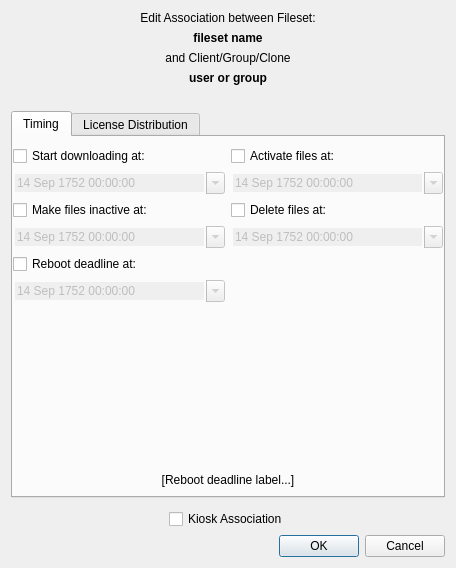
<?xml version="1.0" encoding="UTF-8"?>
<ui version="4.0">
 <class>CEditAssociationDlg</class>
 <widget class="QWidget" name="CEditAssociationDlg">
  <property name="geometry">
   <rect>
    <x>0</x>
    <y>0</y>
    <width>456</width>
    <height>568</height>
   </rect>
  </property>
  <property name="sizePolicy">
   <sizepolicy hsizetype="Fixed" vsizetype="Preferred">
    <horstretch>0</horstretch>
    <verstretch>0</verstretch>
   </sizepolicy>
  </property>
  <property name="windowTitle">
   <string>Edit Association</string>
  </property>
  <property name="styleSheet">
   <string notr="true">*[errorHighlight=&quot;true&quot;] { background-color: &quot;#FFAAAA&quot;;}
QLabel#lTitle { color: &quot;grey&quot;; font-size: 22pt}
QLabel[objectName^=&quot;lTip&quot;] { color: &quot;grey&quot;; font-size: 10pt}
</string>
  </property>
  <layout class="QVBoxLayout" name="verticalLayout">
   <item>
    <widget class="QLabel" name="label">
     <property name="text">
      <string>Edit Association between Fileset:</string>
     </property>
     <property name="alignment">
      <set>Qt::AlignCenter</set>
     </property>
    </widget>
   </item>
   <item>
    <widget class="QLabel" name="filesetNameLA">
     <property name="font">
      <font>
       <weight>75</weight>
       <bold>true</bold>
      </font>
     </property>
     <property name="text">
      <string>fileset name</string>
     </property>
     <property name="alignment">
      <set>Qt::AlignCenter</set>
     </property>
    </widget>
   </item>
   <item>
    <widget class="QLabel" name="label_3">
     <property name="text">
      <string>and Client/Group/Clone</string>
     </property>
     <property name="alignment">
      <set>Qt::AlignCenter</set>
     </property>
    </widget>
   </item>
   <item>
    <widget class="QLabel" name="userGroupLA">
     <property name="font">
      <font>
       <weight>75</weight>
       <bold>true</bold>
      </font>
     </property>
     <property name="text">
      <string>user or group</string>
     </property>
     <property name="alignment">
      <set>Qt::AlignCenter</set>
     </property>
    </widget>
   </item>
   <item>
    <spacer name="horizontalSpacer_4">
     <property name="orientation">
      <enum>Qt::Horizontal</enum>
     </property>
     <property name="sizeHint" stdset="0">
      <size>
       <width>40</width>
       <height>20</height>
      </size>
     </property>
    </spacer>
   </item>
   <item>
    <widget class="QTabWidget" name="tabWidget">
     <property name="currentIndex">
      <number>0</number>
     </property>
     <widget class="QWidget" name="timingTab">
      <attribute name="title">
       <string>Timing</string>
      </attribute>
      <layout class="QGridLayout" name="gridLayout_2">
       <property name="leftMargin">
        <number>0</number>
       </property>
       <property name="rightMargin">
        <number>0</number>
       </property>
       <item row="0" column="0">
        <layout class="QGridLayout" name="timingTabInnerGridLayout">
         <item row="0" column="0">
          <layout class="QVBoxLayout" name="downloadLayout">
           <item>
            <widget class="QCheckBox" name="startDownloadCB">
             <property name="text">
              <string>Start downloading at:</string>
             </property>
            </widget>
           </item>
           <item>
            <widget class="QDateTimeEdit" name="startDownloadDT">
             <property name="enabled">
              <bool>false</bool>
             </property>
             <property name="wrapping">
              <bool>false</bool>
             </property>
             <property name="frame">
              <bool>false</bool>
             </property>
             <property name="buttonSymbols">
              <enum>QAbstractSpinBox::NoButtons</enum>
             </property>
             <property name="accelerated">
              <bool>false</bool>
             </property>
             <property name="keyboardTracking">
              <bool>true</bool>
             </property>
             <property name="dateTime">
              <datetime>
               <hour>0</hour>
               <minute>0</minute>
               <second>0</second>
               <year>1752</year>
               <month>9</month>
               <day>14</day>
              </datetime>
             </property>
             <property name="date">
              <date>
               <year>1752</year>
               <month>9</month>
               <day>14</day>
              </date>
             </property>
             <property name="calendarPopup">
              <bool>true</bool>
             </property>
            </widget>
           </item>
          </layout>
         </item>
         <item row="0" column="1">
          <layout class="QVBoxLayout" name="activateLayout">
           <item>
            <widget class="QCheckBox" name="activateCB">
             <property name="text">
              <string>Activate files at:</string>
             </property>
            </widget>
           </item>
           <item>
            <widget class="QDateTimeEdit" name="activateDT">
             <property name="enabled">
              <bool>false</bool>
             </property>
             <property name="frame">
              <bool>false</bool>
             </property>
             <property name="buttonSymbols">
              <enum>QAbstractSpinBox::NoButtons</enum>
             </property>
             <property name="date">
              <date>
               <year>1752</year>
               <month>9</month>
               <day>14</day>
              </date>
             </property>
             <property name="calendarPopup">
              <bool>true</bool>
             </property>
            </widget>
           </item>
          </layout>
         </item>
         <item row="1" column="0">
          <layout class="QVBoxLayout" name="passiveLayout">
           <item>
            <widget class="QCheckBox" name="passiveCB">
             <property name="text">
              <string>Make files inactive at:</string>
             </property>
            </widget>
           </item>
           <item>
            <widget class="QDateTimeEdit" name="passiveDT">
             <property name="enabled">
              <bool>false</bool>
             </property>
             <property name="frame">
              <bool>false</bool>
             </property>
             <property name="buttonSymbols">
              <enum>QAbstractSpinBox::NoButtons</enum>
             </property>
             <property name="keyboardTracking">
              <bool>false</bool>
             </property>
             <property name="date">
              <date>
               <year>1752</year>
               <month>9</month>
               <day>14</day>
              </date>
             </property>
             <property name="calendarPopup">
              <bool>true</bool>
             </property>
            </widget>
           </item>
          </layout>
         </item>
         <item row="1" column="1">
          <layout class="QVBoxLayout" name="deleteionLayout">
           <item>
            <widget class="QCheckBox" name="deletionCB">
             <property name="text">
              <string>Delete files at:</string>
             </property>
            </widget>
           </item>
           <item>
            <widget class="QDateTimeEdit" name="deletionDT">
             <property name="enabled">
              <bool>false</bool>
             </property>
             <property name="frame">
              <bool>false</bool>
             </property>
             <property name="buttonSymbols">
              <enum>QAbstractSpinBox::NoButtons</enum>
             </property>
             <property name="date">
              <date>
               <year>1752</year>
               <month>9</month>
               <day>14</day>
              </date>
             </property>
             <property name="calendarPopup">
              <bool>true</bool>
             </property>
            </widget>
           </item>
          </layout>
         </item>
         <item row="2" column="0">
          <layout class="QVBoxLayout" name="rebootDeadlineLayout">
           <item>
            <widget class="QCheckBox" name="rebootDeadlineCB">
             <property name="text">
              <string>Reboot deadline at:</string>
             </property>
            </widget>
           </item>
           <item>
            <widget class="QDateTimeEdit" name="rebootDeadlineDT">
             <property name="enabled">
              <bool>false</bool>
             </property>
             <property name="frame">
              <bool>false</bool>
             </property>
             <property name="buttonSymbols">
              <enum>QAbstractSpinBox::NoButtons</enum>
             </property>
             <property name="date">
              <date>
               <year>1752</year>
               <month>9</month>
               <day>14</day>
              </date>
             </property>
             <property name="calendarPopup">
              <bool>true</bool>
             </property>
            </widget>
           </item>
          </layout>
         </item>
         <item row="3" column="1">
          <spacer name="verticalSpacer_2">
           <property name="orientation">
            <enum>Qt::Vertical</enum>
           </property>
           <property name="sizeHint" stdset="0">
            <size>
             <width>20</width>
             <height>40</height>
            </size>
           </property>
          </spacer>
         </item>
        </layout>
       </item>
       <item row="1" column="0">
        <widget class="QLabel" name="rebootDeadlineLabel">
         <property name="sizePolicy">
          <sizepolicy hsizetype="Minimum" vsizetype="Minimum">
           <horstretch>0</horstretch>
           <verstretch>0</verstretch>
          </sizepolicy>
         </property>
         <property name="maximumSize">
          <size>
           <width>16777215</width>
           <height>16777215</height>
          </size>
         </property>
         <property name="text">
          <string>[Reboot deadline label...]</string>
         </property>
         <property name="alignment">
          <set>Qt::AlignCenter</set>
         </property>
         <property name="wordWrap">
          <bool>true</bool>
         </property>
        </widget>
       </item>
      </layout>
     </widget>
     <widget class="QWidget" name="licensingTab">
      <attribute name="title">
       <string>License Distribution</string>
      </attribute>
      <layout class="QVBoxLayout" name="verticalLayout_2">
       <item>
        <widget class="QLabel" name="label_4">
         <property name="text">
          <string>Please select the license distribution model you prefer to apply for this association</string>
         </property>
         <property name="wordWrap">
          <bool>true</bool>
         </property>
        </widget>
       </item>
       <item>
        <spacer name="verticalSpacer_3">
         <property name="orientation">
          <enum>Qt::Vertical</enum>
         </property>
         <property name="sizeType">
          <enum>QSizePolicy::Fixed</enum>
         </property>
         <property name="sizeHint" stdset="0">
          <size>
           <width>20</width>
           <height>10</height>
          </size>
         </property>
        </spacer>
       </item>
       <item>
        <widget class="QRadioButton" name="userAssociationRadio">
         <property name="text">
          <string>Assign License to User</string>
         </property>
         <property name="checked">
          <bool>false</bool>
         </property>
         <property name="autoExclusive">
          <bool>false</bool>
         </property>
        </widget>
       </item>
       <item>
        <widget class="QWidget" name="widget" native="true">
         <layout class="QHBoxLayout" name="horizontalLayout_2">
          <property name="leftMargin">
           <number>19</number>
          </property>
          <property name="topMargin">
           <number>0</number>
          </property>
          <property name="rightMargin">
           <number>0</number>
          </property>
          <property name="bottomMargin">
           <number>0</number>
          </property>
          <item>
           <widget class="QLabel" name="lTipPerUser">
            <property name="text">
             <string>You need an AppleID to use this model</string>
            </property>
           </widget>
          </item>
         </layout>
        </widget>
       </item>
       <item>
        <widget class="QRadioButton" name="deviceAssociationRadio">
         <property name="text">
          <string>Assign License to Device</string>
         </property>
         <property name="autoExclusive">
          <bool>false</bool>
         </property>
        </widget>
       </item>
       <item>
        <widget class="QWidget" name="widget_2" native="true">
         <layout class="QHBoxLayout" name="horizontalLayout_3">
          <property name="leftMargin">
           <number>19</number>
          </property>
          <property name="topMargin">
           <number>0</number>
          </property>
          <property name="rightMargin">
           <number>0</number>
          </property>
          <property name="bottomMargin">
           <number>0</number>
          </property>
          <item>
           <widget class="QLabel" name="lTipPerDevice">
            <property name="text">
             <string>Available only for filesets and devices supporting this model.</string>
            </property>
           </widget>
          </item>
         </layout>
        </widget>
       </item>
       <item>
        <spacer name="verticalSpacer">
         <property name="orientation">
          <enum>Qt::Vertical</enum>
         </property>
         <property name="sizeHint" stdset="0">
          <size>
           <width>20</width>
           <height>40</height>
          </size>
         </property>
        </spacer>
       </item>
       <item>
        <widget class="QLabel" name="label_2">
         <property name="text">
          <string>These options affect only VPP filesets</string>
         </property>
         <property name="alignment">
          <set>Qt::AlignCenter</set>
         </property>
        </widget>
       </item>
      </layout>
     </widget>
    </widget>
   </item>
   <item>
    <spacer name="horizontalSpacer_3">
     <property name="orientation">
      <enum>Qt::Horizontal</enum>
     </property>
     <property name="sizeHint" stdset="0">
      <size>
       <width>40</width>
       <height>5</height>
      </size>
     </property>
    </spacer>
   </item>
   <item>
    <layout class="QHBoxLayout" name="horizontalLayout">
     <item>
      <spacer name="horizontalSpacer">
       <property name="orientation">
        <enum>Qt::Horizontal</enum>
       </property>
       <property name="sizeHint" stdset="0">
        <size>
         <width>40</width>
         <height>20</height>
        </size>
       </property>
      </spacer>
     </item>
     <item>
      <widget class="QCheckBox" name="KioskAssociationCB">
       <property name="sizePolicy">
        <sizepolicy hsizetype="Fixed" vsizetype="Fixed">
         <horstretch>0</horstretch>
         <verstretch>0</verstretch>
        </sizepolicy>
       </property>
       <property name="text">
        <string>Kiosk Association</string>
       </property>
      </widget>
     </item>
     <item>
      <spacer name="horizontalSpacer_2">
       <property name="orientation">
        <enum>Qt::Horizontal</enum>
       </property>
       <property name="sizeHint" stdset="0">
        <size>
         <width>40</width>
         <height>20</height>
        </size>
       </property>
      </spacer>
     </item>
    </layout>
   </item>
   <item>
    <widget class="QDialogButtonBox" name="buttonBox">
     <property name="standardButtons">
      <set>QDialogButtonBox::Cancel|QDialogButtonBox::Ok</set>
     </property>
    </widget>
   </item>
  </layout>
 </widget>
 <resources/>
 <connections>
  <connection>
   <sender>startDownloadCB</sender>
   <signal>toggled(bool)</signal>
   <receiver>startDownloadDT</receiver>
   <slot>setEnabled(bool)</slot>
   <hints>
    <hint type="sourcelabel">
     <x>34</x>
     <y>195</y>
    </hint>
    <hint type="destinationlabel">
     <x>56</x>
     <y>227</y>
    </hint>
   </hints>
  </connection>
  <connection>
   <sender>activateCB</sender>
   <signal>toggled(bool)</signal>
   <receiver>activateDT</receiver>
   <slot>setEnabled(bool)</slot>
   <hints>
    <hint type="sourcelabel">
     <x>320</x>
     <y>195</y>
    </hint>
    <hint type="destinationlabel">
     <x>332</x>
     <y>227</y>
    </hint>
   </hints>
  </connection>
  <connection>
   <sender>passiveCB</sender>
   <signal>toggled(bool)</signal>
   <receiver>passiveDT</receiver>
   <slot>setEnabled(bool)</slot>
   <hints>
    <hint type="sourcelabel">
     <x>28</x>
     <y>258</y>
    </hint>
    <hint type="destinationlabel">
     <x>32</x>
     <y>290</y>
    </hint>
   </hints>
  </connection>
  <connection>
   <sender>deletionCB</sender>
   <signal>toggled(bool)</signal>
   <receiver>deletionDT</receiver>
   <slot>setEnabled(bool)</slot>
   <hints>
    <hint type="sourcelabel">
     <x>323</x>
     <y>258</y>
    </hint>
    <hint type="destinationlabel">
     <x>374</x>
     <y>290</y>
    </hint>
   </hints>
  </connection>
  <connection>
   <sender>rebootDeadlineCB</sender>
   <signal>toggled(bool)</signal>
   <receiver>rebootDeadlineDT</receiver>
   <slot>setEnabled(bool)</slot>
   <hints>
    <hint type="sourcelabel">
     <x>19</x>
     <y>316</y>
    </hint>
    <hint type="destinationlabel">
     <x>78</x>
     <y>347</y>
    </hint>
   </hints>
  </connection>
 </connections>
</ui>
